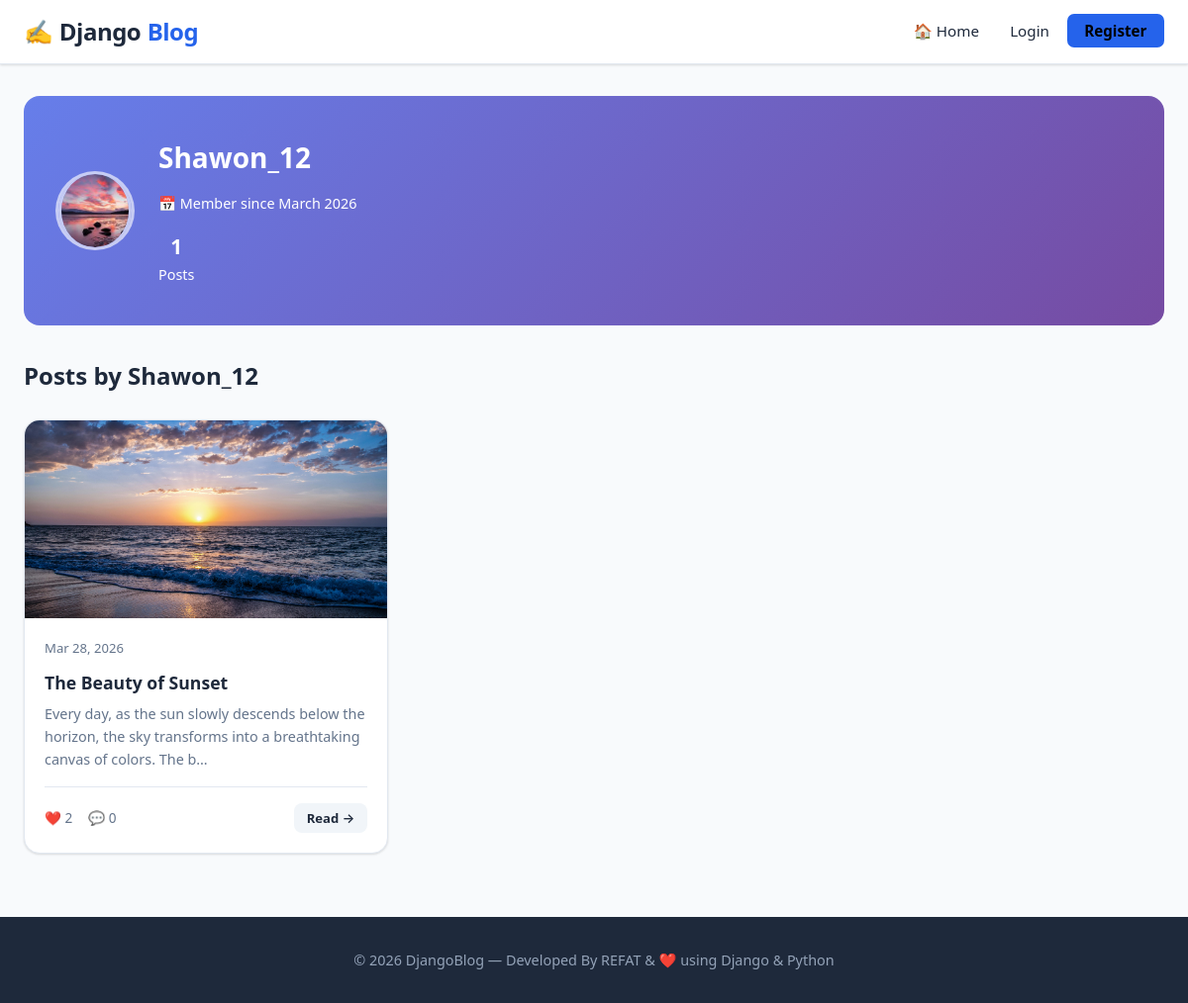
/profile/Shawon_12/, run on the app's committed database.
### blog/models.py (models this page shows, shortened)
class UserProfile(models.Model):
    user = models.OneToOneField(User, on_delete=models.CASCADE, related_name='profile')
    bio = models.TextField(blank=True, null=True, max_length=500)
    profile_pic = models.ImageField(upload_to='profile_pics/', blank=True, null=True)
    location = models.CharField(max_length=100, blank=True, null=True)
    website = models.URLField(blank=True, null=True)

class Post(models.Model):
    title = models.CharField(max_length=200)
    content = models.TextField()
    author = models.ForeignKey(User, on_delete=models.CASCADE, related_name='posts')
    created_date = models.DateTimeField(default=timezone.now)
    updated_date = models.DateTimeField(auto_now=True)
    image = models.ImageField(upload_to='post_images/', blank=True, null=True)
    class Meta:
        ordering = ['-created_date']
    def total_likes(self):
        return self.likes.count()
    def total_comments(self):
        return self.comments.count()

### blog/views.py (the view)
# urls.py: path('profile/<str:username>/', views.profile, name='profile'),
def profile(request, username):
    profile_user = get_object_or_404(User, username=username)
    profile_obj, _ = UserProfile.objects.get_or_create(user=profile_user)
    posts = Post.objects.filter(author=profile_user).select_related('author', 'author__profile')
    return render(request, 'blog/profile.html', {
        'profile_user': profile_user,
        'profile_obj': profile_obj,
        'posts': posts,
    })

### blog/templates/blog/profile.html (shortened to what this page needs)
{% extends 'blog/base.html' %}
{% block content %}
<div class="profile-header">
  <div class="profile-avatar-lg">
    {% if profile_obj.profile_pic %}
      <img src="{{ profile_obj.profile_pic.url }}" class="profile-page-pic" alt="Profile" />
    {% else %}
      {{ profile_user.username|first|upper }}
    {% endif %}
  </div>
  <div style="flex:1;">
    <h1 style="font-size:1.75rem;font-weight:800;margin-bottom:0.2rem;">
      {{ profile_user.username }}
    </h1>
    <div class="profile-info-list">
      <span style="color: white;">📅 Member since {{ profile_user.date_joined|date:"F Y" }}</span>
    </div>
    <div class="profile-stats" style="margin-top:1rem;">
      <div class="profile-stat">
        <strong>{{ posts.count }}</strong>
        <span>Posts</span>
      </div>
    </div>
  </div>
</div>
<div class="section-header">
  <h2 class="section-title">Posts by {{ profile_user.username }}</h2>
</div>
{% if posts %}
  <div class="posts-grid">
    {% for post in posts %}
    <article class="post-card">
      {% if post.image %}
        <img src="{{ post.image.url }}" alt="{{ post.title }}" class="post-card-image" loading="lazy" />
      {% else %}
        <div class="post-card-image-placeholder">📄</div>
      {% endif %}
      <div class="post-card-body">
        <div class="post-card-meta">
          <span>{{ post.created_date|date:"M d, Y" }}</span>
        </div>
        <h3 class="post-card-title">
          <a href="{% url 'post_detail' post.pk %}">{{ post.title }}</a>
        </h3>
        <p class="post-card-excerpt">{{ post.content|truncatechars:120 }}</p>
        <div class="post-card-footer">
          <div class="post-stats">
            <span class="stat-item">❤️ {{ post.total_likes }}</span>
            <span class="stat-item">💬 {{ post.total_comments }}</span>
          </div>
          <div style="display:flex;gap:0.5rem;">
            <a href="{% url 'post_detail' post.pk %}" class="btn btn-light btn-sm">Read →</a>
          </div>
        </div>
      </div>
    </article>
    {% endfor %}
  </div>
{% endif %}
{% endblock %}

### static/css/style.css (style rules this page uses)
:root { --primary: #2563eb; --primary-dark: #1d4ed8; --secondary: #64748b; --success: #16a34a; --danger: #dc2626; --warning: #d97706; --light-bg: #f8fafc; --card-bg: #ffffff; --border: #e2e8f0; --text-main: #1e293b; --text-muted: #64748b; --shadow: 0 1px 3px rgba(0,0,0,0.08), 0 1px 2px rgba(0,0,0,0.06); --shadow-md: 0 4px 6px rgba(0,0,0,0.07), 0 2px 4px rgba(0,0,0,0.06); --shadow-lg: 0 10px 15px rgba(0,0,0,0.1), 0 4px 6px rgba(0,0,0,0.05); --radius: 10px; --radius-lg: 16px; }
* { margin: 0; padding: 0; box-sizing: border-box; }
body { font-family: 'Segoe UI', system-ui, -apple-system, sans-serif; background: var(--light-bg); color: var(--text-main); line-height: 1.6; min-height: 100vh; }
a { text-decoration: none; color: var(--primary); transition: color 0.2s; }
img { max-width: 100%; height: auto; }
.btn { display: inline-flex; align-items: center; gap: 0.4rem; padding: 0.6rem 1.3rem; border-radius: 8px; font-weight: 600; font-size: 0.9rem; border: none; cursor: pointer; transition: all 0.2s; text-decoration: none; line-height: 1.4; }
.btn-light { background: #f1f5f9; color: var(--text-main); }
.btn-sm { padding: 0.35rem 0.8rem; font-size: 0.82rem; }
.section-header { display: flex; align-items: center; justify-content: space-between; margin-bottom: 1.5rem; }
.section-title { font-size: 1.5rem; font-weight: 700; color: var(--text-main); }
.posts-grid { display: grid; grid-template-columns: repeat(auto-fill, minmax(320px, 1fr)); gap: 1.5rem; }
.post-card { background: var(--card-bg); border-radius: var(--radius-lg); box-shadow: var(--shadow); overflow: hidden; transition: all 0.25s; border: 1px solid var(--border); display: flex; flex-direction: column; }
.post-card-image { width: 100%; height: 200px; object-fit: cover; }
.post-card-body { padding: 1.25rem; flex: 1; display: flex; flex-direction: column; }
.post-card-meta { display: flex; align-items: center; gap: 0.75rem; margin-bottom: 0.75rem; font-size: 0.82rem; color: var(--text-muted); }
.post-card-title { font-size: 1.1rem; font-weight: 700; margin-bottom: 0.5rem; color: var(--text-main); line-height: 1.4; }
.post-card-title a { color: inherit; }
.post-card-excerpt { color: var(--text-muted); font-size: 0.9rem; line-height: 1.6; flex: 1; overflow: hidden; display: -webkit-box; -webkit-line-clamp: 3; -webkit-box-orient: vertical; }
.post-card-footer { display: flex; align-items: center; justify-content: space-between; padding-top: 1rem; margin-top: 1rem; border-top: 1px solid var(--border); }
.post-stats { display: flex; gap: 1rem; font-size: 0.85rem; color: var(--text-muted); }
.stat-item { display: flex; align-items: center; gap: 0.3rem; }
.profile-header { background: linear-gradient(135deg, #667eea, #764ba2); color: #fff; padding: 2.5rem 2rem; border-radius: var(--radius-lg); margin-bottom: 2rem; display: flex; align-items: center; gap: 1.5rem; }
.profile-avatar-lg { width: 80px; height: 80px; border-radius: 50%; background: rgba(255,255,255,0.25); display: flex; align-items: center; justify-content: center; font-size: 2rem; font-weight: 800; flex-shrink: 0; border: 3px solid rgba(255,255,255,0.5); }
.profile-avatar-lg { overflow: hidden; }
.profile-page-pic { width: 80px; height: 80px; border-radius: 50%; object-fit: cover; border: 3px solid rgba(255,255,255,0.5); }
.profile-stats { display: flex; gap: 2rem; margin-top: 0.75rem; font-size: 0.9rem; }
.profile-stat { text-align: center; }
.profile-stat strong { display: block; font-size: 1.3rem; font-weight: 800; }
.profile-info-list { display: flex; flex-direction: column; gap: 0.5rem; font-size: 0.9rem; color: var(--text-muted); margin-top: 0.75rem; }
.profile-info-list span { display: flex; align-items: center; gap: 0.4rem; }

### data on the page
UserProfile: profile_pic (picture)
Post: image (picture), created_date "Mar 28, 2026", title "The Beauty of Sunset", content "Every day, as the sun slowly descends below the horizon, the sky transforms into a breathtaking canvas of colors. The b…", total_likes "2", total_comments "0"

### other printed values
{{ profile_user.username }} "Shawon_12"
{{ profile_user.date_joined|date:"F Y" }} "March 2026"
{{ posts.count }} "1"
